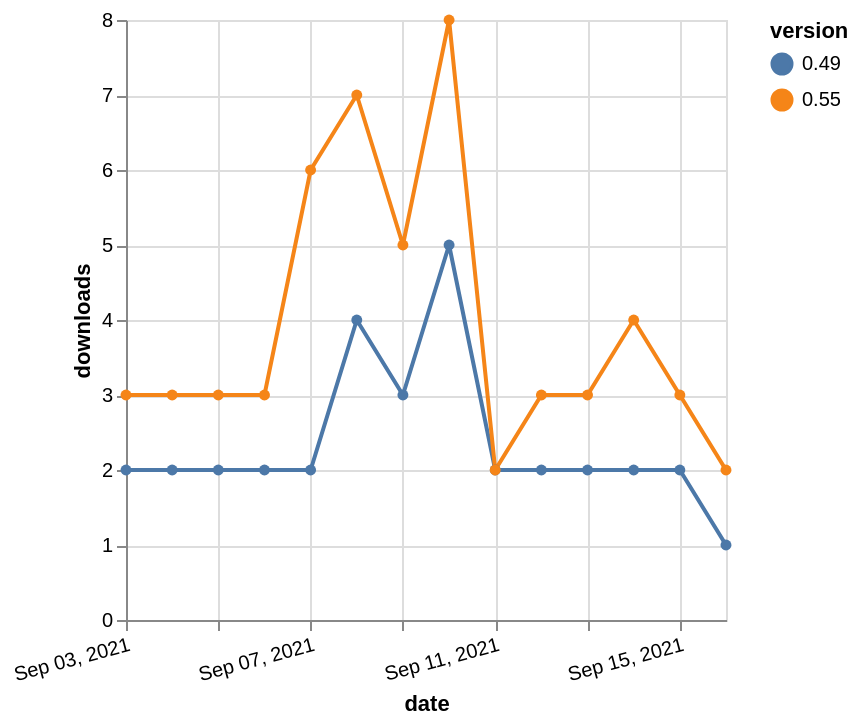

Express this chart as Vega-Lite.
### Vega-Lite specification from a JSON file in a GitHub repository (floating-point values rounded to 4 significant figures)
{"$schema": "https://vega.github.io/schema/vega-lite/v5.json", "description": "A simple bar chart with embedded data.", "data": {"values": [{"date": "2021-09-03", "total": 2760, "delta": 2, "version": "0.49"}, {"date": "2021-09-04", "total": 2762, "delta": 2, "version": "0.49"}, {"date": "2021-09-05", "total": 2764, "delta": 2, "version": "0.49"}, {"date": "2021-09-06", "total": 2766, "delta": 2, "version": "0.49"}, {"date": "2021-09-07", "total": 2768, "delta": 2, "version": "0.49"}, {"date": "2021-09-08", "total": 2772, "delta": 4, "version": "0.49"}, {"date": "2021-09-09", "total": 2775, "delta": 3, "version": "0.49"}, {"date": "2021-09-10", "total": 2780, "delta": 5, "version": "0.49"}, {"date": "2021-09-11", "total": 2782, "delta": 2, "version": "0.49"}, {"date": "2021-09-12", "total": 2784, "delta": 2, "version": "0.49"}, {"date": "2021-09-13", "total": 2786, "delta": 2, "version": "0.49"}, {"date": "2021-09-14", "total": 2788, "delta": 2, "version": "0.49"}, {"date": "2021-09-15", "total": 2790, "delta": 2, "version": "0.49"}, {"date": "2021-09-16", "total": 2791, "delta": 1, "version": "0.49"}, {"date": "2021-09-03", "total": 3381, "delta": 3, "version": "0.55"}, {"date": "2021-09-04", "total": 3384, "delta": 3, "version": "0.55"}, {"date": "2021-09-05", "total": 3387, "delta": 3, "version": "0.55"}, {"date": "2021-09-06", "total": 3390, "delta": 3, "version": "0.55"}, {"date": "2021-09-07", "total": 3396, "delta": 6, "version": "0.55"}, {"date": "2021-09-08", "total": 3403, "delta": 7, "version": "0.55"}, {"date": "2021-09-09", "total": 3408, "delta": 5, "version": "0.55"}, {"date": "2021-09-10", "total": 3416, "delta": 8, "version": "0.55"}, {"date": "2021-09-11", "total": 3418, "delta": 2, "version": "0.55"}, {"date": "2021-09-12", "total": 3421, "delta": 3, "version": "0.55"}, {"date": "2021-09-13", "total": 3424, "delta": 3, "version": "0.55"}, {"date": "2021-09-14", "total": 3428, "delta": 4, "version": "0.55"}, {"date": "2021-09-15", "total": 3431, "delta": 3, "version": "0.55"}, {"date": "2021-09-16", "total": 3433, "delta": 2, "version": "0.55"}]}, "width": "container", "mark": {"type": "line", "point": {"filled": true}}, "encoding": {"x": {"field": "date", "type": "temporal", "timeUnit": "yearmonthdate", "title": "date", "axis": {"labelAngle": -15}}, "y": {"field": "delta", "type": "quantitative", "title": "downloads"}, "color": {"field": "version", "type": "nominal"}, "tooltip": {"field": "delta"}}}
